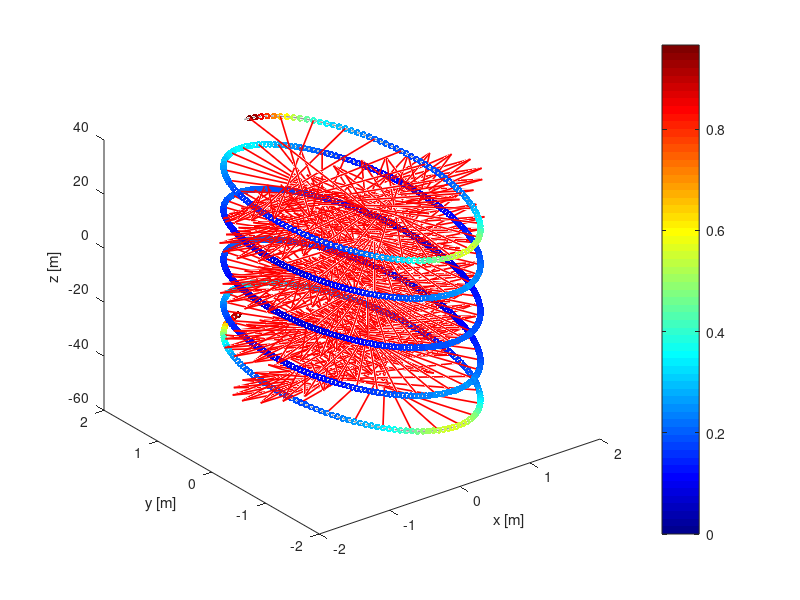

MATLAB code for this plot: (Note: this script raises an error after producing the figure.)
%% Análisis de conservación de energía sobre una trayectoria (rough model)
% Modelo preliminar para diseño de montañas rusas.
% Se importa (o, por ahora en debug, se genera) una trayectoria ordenada
% de puntos, se discretiza por longitud de arco, y se analiza la energía
% mecánica a lo largo del recorrido.

%% Parámetros
DistanciaDeDiscretizacion = 0.1;   % [m] separación entre puntos de análisis a lo largo de la trayectoria
Gravedad = 9.81;                   % [m/s^2]
CoefFriccion=0.18;

%% Trayectoria (debug), parametrizada por t: X(t), Y(t), Z(t)
% Al parametrizar por un t libre (en vez de usar x directamente como
% parámetro) la curva puede doblar hacia atrás, subir y bajar más de una
% vez para el mismo x, o hacer loops -- alcanza con que X(t), Y(t), Z(t)
% sean funciones válidas de t, no hace falta que la trayectoria sea
% "función de x". Para probar una curva nueva, solo hay que cambiar las
% 3 líneas de XFino/YFino/ZFino de acá abajo.
TMin = 0;
TMax = 10*pi;
NumPuntosFinos = 2000;             % muestreo fino para estimar bien la longitud de arco

TFino = linspace(TMin, TMax, NumPuntosFinos)';
XFino = sin(TFino);
YFino = 2*cos(TFino);
ZFino = 10-TFino+20*cos(TFino/10);
TrayectoriaFina = [XFino, YFino, ZFino];
% TrayectoriaFina: la "vía" dibujada con muchísimos puntos pegados entre
% sí (2000), tan juntos que para todo propósito práctico es una curva
% continua. Es el original del cual vamos a sacar copias más espaciadas.

%% Discretización de la trayectoria por longitud de arco
DeltaSegmentos = vecnorm(diff(TrayectoriaFina), 2, 2);
% DeltaSegmentos: cuánto mide, en metros, cada tramito entre dos puntos
% consecutivos de TrayectoriaFina. Es la "regla" con la que después vamos
% a medir cuánto llevamos recorrido.

LongitudAcumulada = [0; cumsum(DeltaSegmentos)];
% LongitudAcumulada: el cuentakilómetros. Para cada punto de
% TrayectoriaFina, dice cuánto se recorrió desde el arranque hasta llegar
% ahí (sumando todos los tramitos anteriores).

LongitudTotal = LongitudAcumulada(end);

LongitudRecorrida = (0:DistanciaDeDiscretizacion:LongitudTotal)';
% LongitudRecorrida: la lista de "marcas" donde queremos poner un punto
% de análisis (0, 0.1, 0.2, 0.3... metros recorridos). Todavía no son
% puntos (x,y,z), son solo las distancias a las que los queremos.

TrayectoriaDePuntos = interp1(LongitudAcumulada, TrayectoriaFina, LongitudRecorrida, 'linear');
% TrayectoriaDePuntos: la trayectoria ya discretizada. Matriz n x 3
% (columnas x, y, z), con un punto cada DistanciaDeDiscretizacion metros
% de recorrido real sobre la curva. Es el resultado final de esta sección
% y lo que se usa de acá en adelante para todos los cálculos de energía.

%% Radio de giro de la trayectoria
% Para cada punto interior de TrayectoriaDePuntos, se estima el radio de
% la circunferencia que pasa por él y por sus dos vecinos (anterior y
% siguiente). Ese radio es la curvatura local de la vía en ese tramo.
PuntoAnterior  = TrayectoriaDePuntos(1:end-2, :);
PuntoActual    = TrayectoriaDePuntos(2:end-1, :);
PuntoSiguiente = TrayectoriaDePuntos(3:end,   :);

LadoA = vecnorm(PuntoActual - PuntoAnterior, 2, 2);
LadoB = vecnorm(PuntoSiguiente - PuntoActual, 2, 2);
LadoC = vecnorm(PuntoSiguiente - PuntoAnterior, 2, 2);
AreaTriangulo = 0.5*vecnorm(cross(PuntoActual - PuntoAnterior, PuntoSiguiente - PuntoAnterior, 2), 2, 2);

RadioDeGiro = (LadoA .* LadoB .* LadoC) ./ (4*AreaTriangulo);
% RadioDeGiro: radio de curvatura estimado en cada punto interior (n-2
% valores, ya que el primer y el último punto no tienen dos vecinos).
% Cuanto más chico, más cerrada la curva; en un tramo recto el triángulo
% se aplana (AreaTriangulo -> 0) y el radio tiende a infinito.
LongitudRecorridaRadio = LongitudRecorrida(2:end-1);
% LongitudRecorridaRadio: longitud recorrida asociada a cada valor de
% RadioDeGiro, para poder graficarlo o cruzarlo con otras magnitudes.

% Dirección del radio de giro: en vez de solo el radio (un número),
% calculamos el centro exacto de esa misma circunferencia y la dirección
% es simplemente "desde el punto hacia ese centro". Se usa la fórmula de
% coordenadas baricéntricas del circuncentro, que funciona igual en 2D o
% en 3D (no hace falta definir un plano ni un "arriba" a mano).
PesoAnterior  = LadoB.^2 .* (LadoC.^2 + LadoA.^2 - LadoB.^2);
PesoActual    = LadoC.^2 .* (LadoA.^2 + LadoB.^2 - LadoC.^2);
PesoSiguiente = LadoA.^2 .* (LadoB.^2 + LadoC.^2 - LadoA.^2);
SumaPesos = PesoAnterior + PesoActual + PesoSiguiente;

CentroDeCurvatura = (PesoAnterior.*PuntoAnterior + PesoActual.*PuntoActual + PesoSiguiente.*PuntoSiguiente) ./ SumaPesos;
% CentroDeCurvatura: coordenadas (x,y,z) del centro de la misma
% circunferencia cuyo radio es RadioDeGiro.

DireccionRadioDeGiro = (CentroDeCurvatura - PuntoActual) ./ vecnorm(CentroDeCurvatura - PuntoActual, 2, 2);
% DireccionRadioDeGiro: vector unitario (n-2 x 3) que apunta, desde cada
% punto de la trayectoria, hacia el centro de curvatura. Es "hacia dónde
% te empuja la curva" en ese punto -- por ejemplo, en un valle apunta
% hacia arriba, y en la cresta de una loma apunta hacia abajo.

%% Gráfico 3D: trayectoria con dirección y magnitud del radio de giro
Curvatura = 1 ./ RadioDeGiro;
% Curvatura: inversa del radio (1/RadioDeGiro), en 1/m. Se usa solo para
% pintar la magnitud con un color, porque el radio se va a infinito en
% los tramos rectos y eso no se puede representar bien en una escala de
% colores.

EspaciadoFlechas = 5;   % dibujar 1 de cada 5 flechas, para que no se amontonen
IndicesFlechas = 1:EspaciadoFlechas:length(RadioDeGiro);

figure
plot3(TrayectoriaDePuntos(:,1), TrayectoriaDePuntos(:,2), TrayectoriaDePuntos(:,3), ...
      'Color', [0.6 0.6 0.6], 'LineWidth', 1)
hold on
scatter3(PuntoActual(:,1), PuntoActual(:,2), PuntoActual(:,3), 25, Curvatura, 'filled')
quiver3(PuntoActual(IndicesFlechas,1), PuntoActual(IndicesFlechas,2), PuntoActual(IndicesFlechas,3), ...
        DireccionRadioDeGiro(IndicesFlechas,1), DireccionRadioDeGiro(IndicesFlechas,2), DireccionRadioDeGiro(IndicesFlechas,3), ...
        0.5, 'r', 'LineWidth', 1.2)
hold off
xlabel('x [m]')
ylabel('y [m]')
zlabel('z [m]')
colormap(jet)
BarraColor = colorbar;
BarraColor.Label.String = 'Curvatura [1/m]';
title('Trayectoria 3D: dirección (flechas) y magnitud (color) del radio de giro')
axis equal
grid on
view(45, 30)

%% Datos del móvil y energía inicial
Masa = 1;               % [kg]
VelocidadInicial = 0;   % [m/s]

E_0 = 1/2*Masa*VelocidadInicial^2 + Masa*Gravedad*TrayectoriaDePuntos(1,3);

%% Energía potencial gravitatoria a lo largo de la trayectoria
EnergiaPotencial = Masa*Gravedad*TrayectoriaDePuntos(:,3);
% EnergiaPotencial: cuánta energía potencial gravitatoria tiene el móvil
% en cada uno de los puntos de TrayectoriaDePuntos, calculada a partir de
% la altura (columna z) de cada punto. Un valor por punto de análisis.

EnergiaInicial = E_0*ones(size(LongitudRecorrida));
% EnergiaInicial: el mismo valor E_0 repetido n veces, solo para poder
% dibujarlo como una recta horizontal en el gráfico (la energía total
% disponible, que en este modelo sin fricción se mantiene constante).

%% Velocidad, Normales y Energía con fricción (proceso iterativo)
% A partir de acá la cuenta deja de poder vectorizarse: la energía en el
% punto k+1 depende de cuánto rozamiento hubo entre k y k+1, que depende
% de NormalVia en k, que depende de la Velocidad en k, que depende de la
% energía en k. Es una cadena, así que se recorre la trayectoria punto
% por punto (equivalente a un método de Euler explícito).

VectorTangente = PuntoSiguiente - PuntoActual;
VersorTangente = VectorTangente ./ vecnorm(VectorTangente, 2, 2);
% VersorTangente: dirección unitaria de la trayectoria en cada punto
% interior. No depende de la velocidad, así que se calcula una sola vez,
% vectorizado, antes del loop.

VectorGravedad = [0, 0, -Gravedad];
GravedadProyectada = VectorGravedad - sum(VectorGravedad.*VersorTangente, 2).*VersorTangente;
% GravedadProyectada: la parte de la gravedad que cae dentro del plano
% perpendicular a la vía. Tampoco depende de la velocidad, así que
% también se calcula de una sola vez, antes del loop.

DistanciaSegmento = DistanciaDeDiscretizacion;
% DistanciaSegmento: longitud de cada tramo entre puntos consecutivos de
% TrayectoriaDePuntos -- es constante e igual a DistanciaDeDiscretizacion
% porque así se armó la discretización por longitud de arco.

NumPuntos = size(TrayectoriaDePuntos, 1);
EnergiaTotal = nan(NumPuntos, 1);
Velocidad = nan(NumPuntos, 1);
EnergiaCinetica = nan(NumPuntos, 1);
EnergiaPerdidaPorFriccion = nan(NumPuntos-1, 1);
NormalRadioDeGiro = nan(NumPuntos-2, 3);
NormalVia = nan(NumPuntos-2, 3);
% Todo se precarga con NaN: si el carrito se queda sin energía a mitad
% de camino, las filas posteriores quedan en NaN, y los gráficos van a
% cortar la línea justo ahí en vez de mostrar datos inventados.

EnergiaTotal(1) = E_0;
PuntoDeParada = [];   % vacío si el carrito completa toda la trayectoria

for k = 1:NumPuntos-1
    EnergiaCinetica(k) = EnergiaTotal(k) - EnergiaPotencial(k);
    if EnergiaCinetica(k) < 0
        PuntoDeParada = k;
        break
    end
    Velocidad(k) = sqrt(2*EnergiaCinetica(k)/Masa);

    if k >= 2
        % Hay curvatura definida en este punto (RadioDeGiro, etc. están
        % indexados desde el punto 2 de la trayectoria: fila j = k-1).
        j = k - 1;
        NormalRadioDeGiroBruto = DireccionRadioDeGiro(j,:) * (Velocidad(k)^2 / RadioDeGiro(j));
        NormalRadioDeGiro(j,:) = NormalRadioDeGiroBruto - sum(NormalRadioDeGiroBruto.*VersorTangente(j,:))*VersorTangente(j,:);
        NormalVia(j,:) = -(GravedadProyectada(j,:) + NormalRadioDeGiro(j,:));

        FuerzaNormal = Masa * norm(NormalVia(j,:));
        EnergiaPerdidaPorFriccion(k) = CoefFriccion * FuerzaNormal * DistanciaSegmento;
        EnergiaTotal(k+1) = EnergiaTotal(k) - EnergiaPerdidaPorFriccion(k);
    else
        % k == 1: todavía no hay curvatura definida (primer punto, sin
        % vecino anterior) -- se asume sin pérdida en este primer
        % tramito, 1 de ~150 segmentos, error despreciable.
        EnergiaTotal(k+1) = EnergiaTotal(k);
    end
end

if isempty(PuntoDeParada)
    % El loop llegó hasta el final sin frenarse; falta chequear el
    % último punto, que tampoco tiene curvatura definida.
    EnergiaCinetica(NumPuntos) = EnergiaTotal(NumPuntos) - EnergiaPotencial(NumPuntos);
    if EnergiaCinetica(NumPuntos) < 0
        PuntoDeParada = NumPuntos;
    else
        Velocidad(NumPuntos) = sqrt(2*EnergiaCinetica(NumPuntos)/Masa);
    end
end

if ~isempty(PuntoDeParada)
    fprintf('El carrito se queda sin energía en el punto %d de %d (Longitud Recorrida = %.2f m).\n', ...
            PuntoDeParada, NumPuntos, LongitudRecorrida(PuntoDeParada));
end

% Aceleración tangencial: a_t = (v_{k+1}^2 - v_k^2) / (2*DistanciaSegmento),
% en el mismo rango de puntos interiores que el resto de las tablas de
% vectores. No hace falta que esté dentro del loop: no alimenta ninguna
% otra cuenta (a diferencia de NormalVia), es un resultado derivado que
% se puede calcular de una sola vez, vectorizado, con la Velocidad ya
% completa.
AceleracionTangencialEscalar = (Velocidad(3:end).^2 - Velocidad(2:end-1).^2) / (2*DistanciaSegmento);
AceleracionTangencial = AceleracionTangencialEscalar .* VersorTangente(:,1:3);
% AceleracionTangencial: si el carrito frena, AceleracionTangencialEscalar
% da negativo y el vector queda apuntando para atrás (opuesto a
% VersorTangente) -- eso se traduce solo al normalizar más abajo.

% Se expresan las tablas de vectores en G's (dividiendo por Gravedad) y
% en notación [X Y Z Magnitud] -- dirección unitaria en las primeras 3
% columnas, módulo en la 4ta. Se hace acá al final porque hasta acá
% DireccionRadioDeGiro y VersorTangente se seguían usando "en crudo" (3
% columnas) dentro del loop.
GravedadProyectada = GravedadProyectada / Gravedad;
NormalRadioDeGiro = NormalRadioDeGiro / Gravedad;
NormalVia = NormalVia / Gravedad;
AceleracionTangencial = AceleracionTangencial / Gravedad;

GravedadProyectada = [GravedadProyectada./vecnorm(GravedadProyectada,2,2), vecnorm(GravedadProyectada, 2, 2)];
NormalRadioDeGiro = [NormalRadioDeGiro./vecnorm(NormalRadioDeGiro,2,2), vecnorm(NormalRadioDeGiro, 2, 2)];
NormalVia = [NormalVia./vecnorm(NormalVia,2,2), vecnorm(NormalVia, 2, 2)];
AceleracionTangencial = [AceleracionTangencial./vecnorm(AceleracionTangencial,2,2), vecnorm(AceleracionTangencial,2,2)];
DireccionRadioDeGiro = [DireccionRadioDeGiro./vecnorm(DireccionRadioDeGiro,2,2), vecnorm(DireccionRadioDeGiro,2,2)];
VersorTangente = [VersorTangente./vecnorm(VersorTangente,2,2), vecnorm(VersorTangente,2,2)];
% DireccionRadioDeGiro y VersorTangente dan Magnitud = 1 en todas las
% filas (esperable, ya eran vectores unitarios).

%% Gráfico: Energía vs Longitud Recorrida
figure
plot(LongitudRecorrida, EnergiaPotencial, 'LineWidth', 2)
hold on
plot(LongitudRecorrida, EnergiaInicial, '--', 'LineWidth', 2)
plot(LongitudRecorrida, EnergiaTotal, 'LineWidth', 2)
if ~isempty(PuntoDeParada)
    plot(LongitudRecorrida(PuntoDeParada), EnergiaTotal(PuntoDeParada), 'rx', ...
         'MarkerSize', 12, 'LineWidth', 2, 'HandleVisibility', 'off')
end
hold off
xlabel('Longitud Recorrida [m]')
ylabel('Energía [J]')
legend('Energía Potencial Gravitatoria', 'Energía Inicial (E_0)', 'Energía Total (con fricción)', 'Location', 'best')
title('Energía sobre la trayectoria')
grid on

%% Gráfico 3D: trayectoria con velocidades
% Mismo estilo que el gráfico de radio de giro: la vía completa en gris
% (existe igual, la haya recorrido el carrito o no), los puntos
% alcanzados coloreados según su velocidad, y flechas que muestran la
% dirección de avance (tangente a la trayectoria) en esos puntos. Como
% Velocidad tiene NaN a partir de PuntoDeParada, esos puntos simplemente
% no se pintan -- no se inventa velocidad donde el carrito no llegó.
VelocidadInterior = Velocidad(2:end-1);
% VelocidadInterior: velocidad recortada a los mismos puntos donde hay
% dirección de tangente definida (VersorTangente), para poder graficarlas
% juntas.

figure
plot3(TrayectoriaDePuntos(:,1), TrayectoriaDePuntos(:,2), TrayectoriaDePuntos(:,3), ...
      'Color', [0.6 0.6 0.6], 'LineWidth', 1)
hold on
scatter3(PuntoActual(:,1), PuntoActual(:,2), PuntoActual(:,3), 25, VelocidadInterior, 'filled')
quiver3(PuntoActual(IndicesFlechas,1), PuntoActual(IndicesFlechas,2), PuntoActual(IndicesFlechas,3), ...
        VersorTangente(IndicesFlechas,1), VersorTangente(IndicesFlechas,2), VersorTangente(IndicesFlechas,3), ...
        0.5, 'r', 'LineWidth', 1.2)
hold off
xlabel('x [m]')
ylabel('y [m]')
zlabel('z [m]')
colormap(jet)
BarraColorVelocidad = colorbar;
BarraColorVelocidad.Label.String = 'Velocidad [m/s]';
title('Trayectoria 3D: dirección de avance (flechas) y velocidad (color)')
axis equal
grid on
view(45, 30)

%% Gráfico: fuerza G que sienten los pasajeros (Normal Radio de Giro)
% Signo: como NormalRadioDeGiro y DireccionRadioDeGiro ya están
% normalizados (columnas 1:3 = dirección unitaria), el producto punto
% entre ambas direcciones da +1 si apuntan para el mismo lado (la fuerza
% empuja en el sentido del radio de giro) y -1 si apuntan para el lado
% opuesto. Multiplicando ese signo por la Magnitud se obtiene el valor
% con signo para graficar.
SignoRadioDeGiro = sign(sum(NormalRadioDeGiro(:,1:3) .* DireccionRadioDeGiro(:,1:3), 2));
FuerzaGRadioDeGiro = SignoRadioDeGiro .* NormalRadioDeGiro(:,4);

figure
plot(LongitudRecorridaRadio, FuerzaGRadioDeGiro, 'LineWidth', 2)
yline(0, 'k:')
xlabel('Longitud Recorrida [m]')
ylabel('Aceleración centrípeta con signo [G]')
title('Fuerza G por radio de giro sentida por los pasajeros (+ = sentido del radio de giro)')
grid on

%% Gráfico 3D: G's sobre la vía (Normal Via), con código de color
% Mismo estilo que los gráficos de radio de giro y velocidad: la vía
% completa en gris, los puntos alcanzados coloreados según la magnitud
% de NormalVia (la fuerza G total, en G's, que la vía le tiene que
% ejercer al carrito -- gravedad + centrípeta ya combinadas), y flechas
% que muestran hacia dónde apunta esa fuerza en cada punto.
figure
plot3(TrayectoriaDePuntos(:,1), TrayectoriaDePuntos(:,2), TrayectoriaDePuntos(:,3), ...
      'Color', [0.6 0.6 0.6], 'LineWidth', 1)
hold on
scatter3(PuntoActual(:,1), PuntoActual(:,2), PuntoActual(:,3), 25, NormalVia(:,4), 'filled')
quiver3(PuntoActual(IndicesFlechas,1), PuntoActual(IndicesFlechas,2), PuntoActual(IndicesFlechas,3), ...
        NormalVia(IndicesFlechas,1), NormalVia(IndicesFlechas,2), NormalVia(IndicesFlechas,3), ...
        0.5, 'r', 'LineWidth', 1.2)
hold off
xlabel('x [m]')
ylabel('y [m]')
zlabel('z [m]')
colormap(jet)
BarraColorNormalVia = colorbar;
BarraColorNormalVia.Label.String = 'Fuerza G sobre la vía [G]';
title('Trayectoria 3D: dirección (flechas) y magnitud (color) de las G sobre la vía')
axis equal
grid on
view(45, 30)

%% Limpieza de matrices de cálculo intermedias
% Estas matrices sólo se usaron como pasos intermedios para llegar a los
% resultados finales (TrayectoriaDePuntos, RadioDeGiro,
% DireccionRadioDeGiro, EnergiaPotencial, Velocidad, etc.). Se borran del
% workspace para no dejarlo lleno de variables auxiliares.
clear TFino XFino YFino ZFino TrayectoriaFina DeltaSegmentos LongitudAcumulada ...
      PuntoAnterior PuntoActual PuntoSiguiente LadoA LadoB LadoC AreaTriangulo ...
      PesoAnterior PesoActual PesoSiguiente SumaPesos CentroDeCurvatura ...
      Curvatura IndicesFlechas EnergiaCinetica VectorTangente VectorGravedad ...
      NormalRadioDeGiroBruto DistanciaSegmento NumPuntos FuerzaNormal j k ...
      VelocidadInterior SignoRadioDeGiro AceleracionTangencialEscalar
